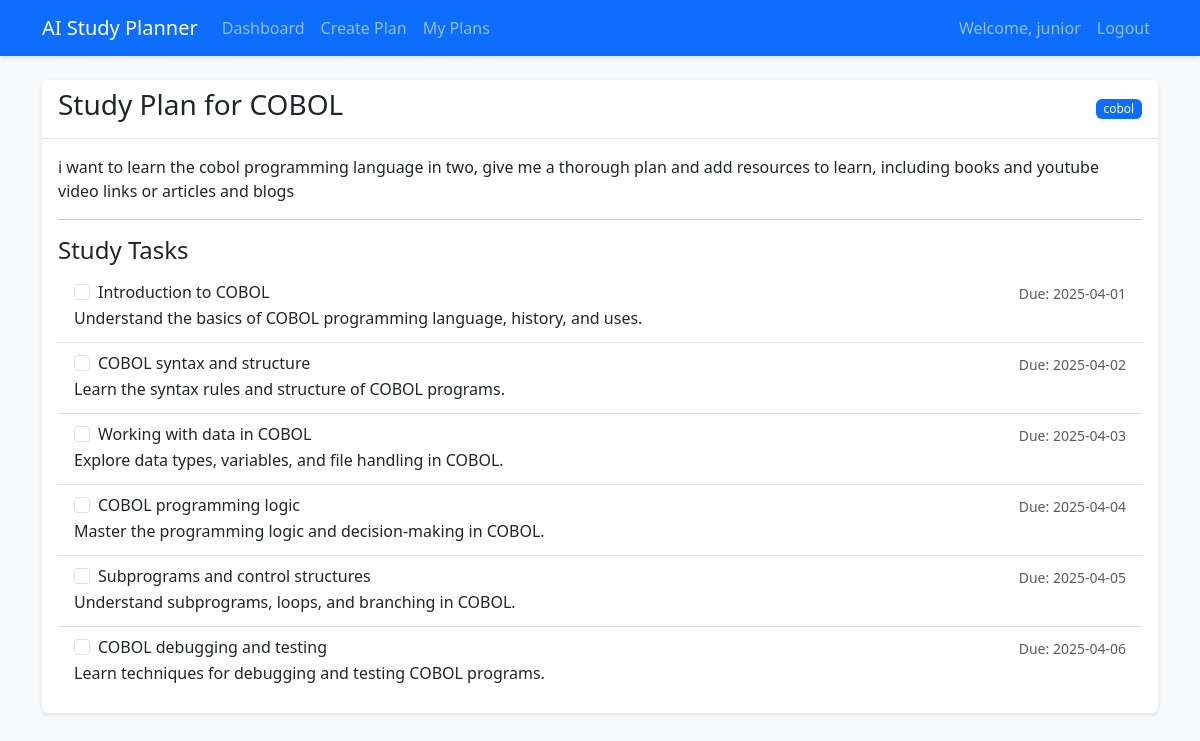
The app's page /plan/5 (signed in) with its own data.
### app/models/user.py (models this page shows, shortened)
class User(UserMixin, db.Model):
    id = db.Column(db.Integer, primary_key=True)
    username = db.Column(db.String(64), unique=True, nullable=False)
    email = db.Column(db.String(120), unique=True, nullable=False)
    password_hash = db.Column(db.String(128))
    study_plans = db.relationship('StudyPlan', backref='user', lazy=True)

### app/models/study_plan.py (models this page shows)
class StudyPlan(db.Model):
    id = db.Column(db.Integer, primary_key=True)
    title = db.Column(db.String(100), nullable=False)
    subject = db.Column(db.String(100), nullable=False)
    description = db.Column(db.Text)
    created_at = db.Column(db.DateTime, default=datetime.utcnow)
    user_id = db.Column(db.Integer, db.ForeignKey('user.id'), nullable=False)
    tasks = db.relationship('StudyTask', backref='study_plan', lazy=True)

class StudyTask(db.Model):
    id = db.Column(db.Integer, primary_key=True)
    title = db.Column(db.String(100), nullable=False)
    description = db.Column(db.Text)
    due_date = db.Column(db.DateTime)
    completed = db.Column(db.Boolean, default=False)
    study_plan_id = db.Column(db.Integer, db.ForeignKey('study_plan.id'), nullable=False)
    created_at = db.Column(db.DateTime, default=datetime.utcnow)

### app/routes/study_planner.py (the view)
@bp.route('/plan/<int:plan_id>')
@login_required
def view_plan(plan_id):
    plan = StudyPlan.query.get_or_404(plan_id)
    if plan.user_id != current_user.id:
        flash('Access denied.')
        return redirect(url_for('main.dashboard'))
    return render_template('study_planner/view_plan.html', plan=plan)

### app/models/user.py (called while the page is built)
@login_manager.user_loader
def load_user(id):
    return User.query.get(int(id))

### app/templates/study_planner/view_plan.html (shortened to what this page needs)
{% extends "base.html" %}
{% block content %}
<div class="row">
    <div class="col-md-12">
        <div class="card">
            <div class="card-header d-flex justify-content-between align-items-center">
                <h3>{{ plan.title }}</h3>
                <span class="badge bg-primary">{{ plan.subject }}</span>
            </div>
            <div class="card-body">
                <p class="card-text">{{ plan.description }}</p>
                <hr>
                <h4>Study Tasks</h4>
                <div class="list-group">
                    {% for task in plan.tasks %}
                    <div class="list-group-item">
                        <div class="d-flex w-100 justify-content-between align-items-center">
                            <div class="form-check">
                                <input class="form-check-input task-checkbox" type="checkbox"
                                       data-task-id="{{ task.id }}"
                                       {% if task.completed %}checked{% endif %}>
                                <label class="form-check-label {% if task.completed %}text-decoration-line-through{% endif %}">
                                    {{ task.title }}
                                </label>
                            </div>
                            <small class="text-muted">Due: {{ task.due_date.strftime('%Y-%m-%d') }}</small>
                        </div>
                        <p class="mb-1">{{ task.description }}</p>
                    </div>
                    {% endfor %}
                </div>
            </div>
        </div>
    </div>
</div>
{% endblock %}

### app/templates/base.html (shortened to what this page needs)
<!DOCTYPE html>
<html lang="en">
<head>
    <link href="https://cdn.jsdelivr.net/npm/bootstrap@5.3.0/dist/css/bootstrap.min.css" rel="stylesheet">
    <link rel="stylesheet" href="{{ url_for('static', filename='css/style.css') }}">
</head>
<body>
    <nav class="navbar navbar-expand-lg navbar-dark bg-primary">
        <div class="container">
            <a class="navbar-brand" href="{{ url_for('main.index') }}">AI Study Planner</a>
            <div class="collapse navbar-collapse" id="navbarNav">
                <ul class="navbar-nav me-auto">
                    {% if current_user.is_authenticated %}
                    <li class="nav-item">
                        <a class="nav-link" href="{{ url_for('main.dashboard') }}">Dashboard</a>
                    </li>
                    <li class="nav-item">
                        <a class="nav-link" href="{{ url_for('study_planner.create_plan') }}">Create Plan</a>
                    </li>
                    <li class="nav-item">
                        <a class="nav-link" href="{{ url_for('study_planner.list_plans') }}">My Plans</a>
                    </li>
                    {% endif %}
                </ul>
                <ul class="navbar-nav">
                    {% if current_user.is_authenticated %}
                    <li class="nav-item">
                        <span class="nav-link">Welcome, {{ current_user.username }}</span>
                    </li>
                    <li class="nav-item">
                        <a class="nav-link" href="{{ url_for('auth.logout') }}">Logout</a>
                    </li>
                    {% endif %}
                </ul>
            </div>
        </div>
    </nav>
    <div class="container mt-4">
        {% block content %}{% endblock %}
    </div>
</body>
</html>

### app/static/css/style.css (style rules this page uses)
body { background-color: #f8f9fa; }
.card { box-shadow: 0 2px 4px rgba(0,0,0,0.1); border: none; }
.card-header { background-color: #fff; border-bottom: 1px solid rgba(0,0,0,0.1); }
.navbar { box-shadow: 0 2px 4px rgba(0,0,0,0.1); }
.list-group-item { border-left: none; border-right: none; }
.list-group-item:first-child { border-top: none; }
.list-group-item:last-child { border-bottom: none; }
.badge { font-weight: 500; }

### records on screen
User: username "junior"
StudyPlan: title "Study Plan for COBOL", subject "cobol", description "i want to learn the cobol programming language in two, give me a thorough plan and add resources to learn, including books and youtube video links or articles and blogs"
StudyTask: title "Introduction to COBOL", due_date "2025-04-01", description "Understand the basics of COBOL programming language, history, and uses."
StudyTask: title "COBOL syntax and structure", due_date "2025-04-02", description "Learn the syntax rules and structure of COBOL programs."
StudyTask: title "Working with data in COBOL", due_date "2025-04-03", description "Explore data types, variables, and file handling in COBOL."
StudyTask: title "COBOL programming logic", due_date "2025-04-04", description "Master the programming logic and decision-making in COBOL."
StudyTask: title "Subprograms and control structures", due_date "2025-04-05", description "Understand subprograms, loops, and branching in COBOL."
StudyTask: title "COBOL debugging and testing", due_date "2025-04-06", description "Learn techniques for debugging and testing COBOL programs."
